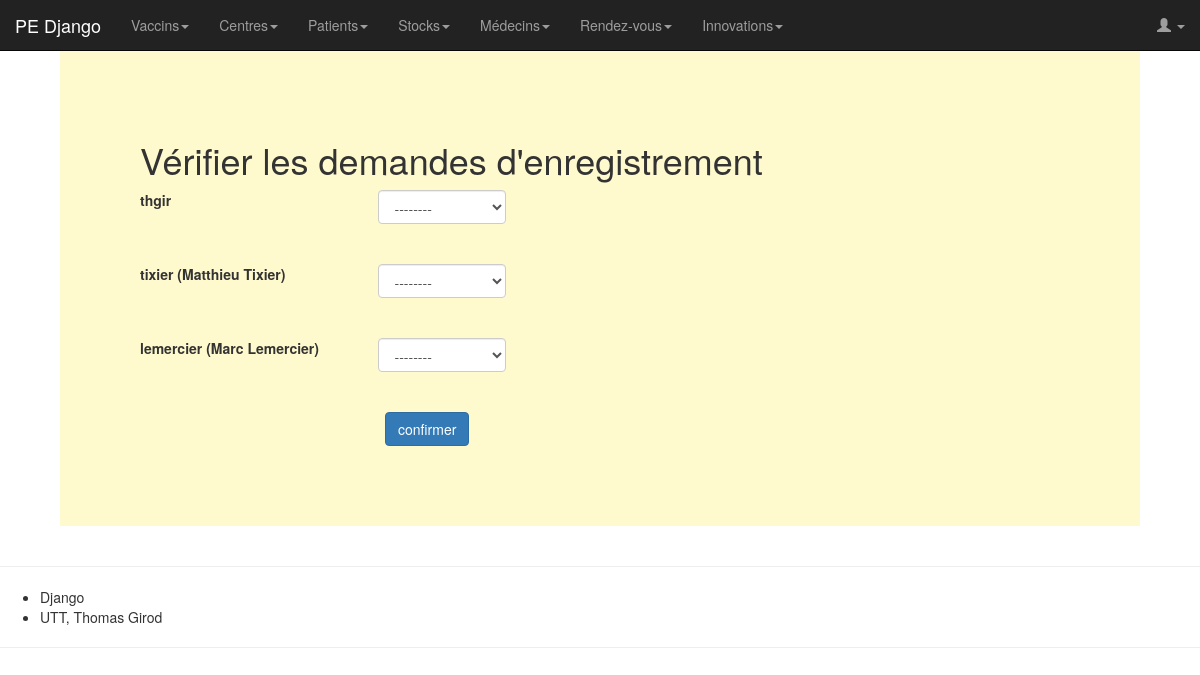
The page /medecin/check_requests/ (signed in) on the database its author committed.
### medecin/models.py (models this page shows)
class RegistrationRequest(models.Model):
    user = models.OneToOneField(User, on_delete=models.CASCADE)
    request_hour = models.DateTimeField(auto_now=True)
    def __str__(self):
        if self.user.first_name == "" and self.user.last_name == "":
            return self.user.username
        else:
            return f'{self.user.username} ({self.user.first_name} {self.user.last_name})'

### medecin/views.py (the view)
# urls.py: path('check_requests/', views.check_requests, name='check_requests'),
@login_required
@permission_required('groups.add_medecin')
def check_requests(request):
    pending_requests = RegistrationRequest.objects.all()
    context = {'requests': pending_requests}
    return render(request, "medecin/check_requests_form.html", context)

### medecin/templates/medecin/check_requests_form.html (shortened to what this page needs)
{% extends 'base.html' %}
{% block title_page %} Vérifier les demandes d'enregistrement {% endblock %}
{% block content %}
    {% if requests %}
        <form action="{% url 'medecin:approve_requests' %}" method="post" class="form-group">
            {% for req in requests %}
                <div class="form-group row">
                    <label for="{{ req.user.id }}" class="col-sm-3 col-form-label">{{ req }}</label>
                    <div class="col-sm-2">
                        <select class="form-control" id="{{ req.user.id }}" name="id{{ req.user.id }}">
                            <option value="0">--------</option>
                        </select>
                    </div>
                </div>
            {% endfor %}
            <div class="col-sm-3"></div>
            <div class="col-sm-2">
                <input type="submit" class="btn btn-primary" value="confirmer">
            </div>
        </form>
    {% else %}
        <div class="alert alert-info" role="alert">
            Pas de demande d'enregistrement en attente pour le moment.
        </div>
    {% endif %}
{% endblock %}

### static/public/css/style.css (style rules this page uses)
body { background-color: white; }
.form-group { margin-bottom: 40px; }

### rows shown on the page
RegistrationRequest: user.username "thgir", user "--------"
RegistrationRequest: user.last_name "tixier (Matthieu Tixier)", user "--------"
RegistrationRequest: user.last_name "lemercier (Marc Lemercier)", user "--------"
